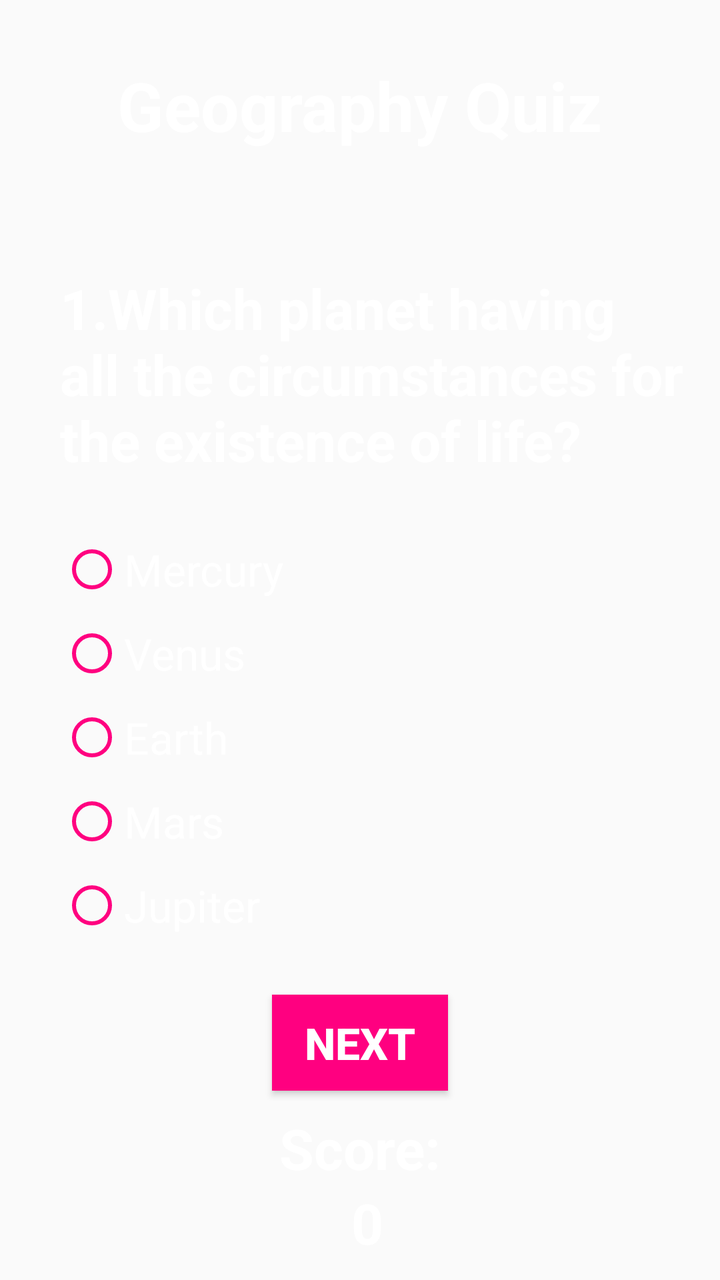
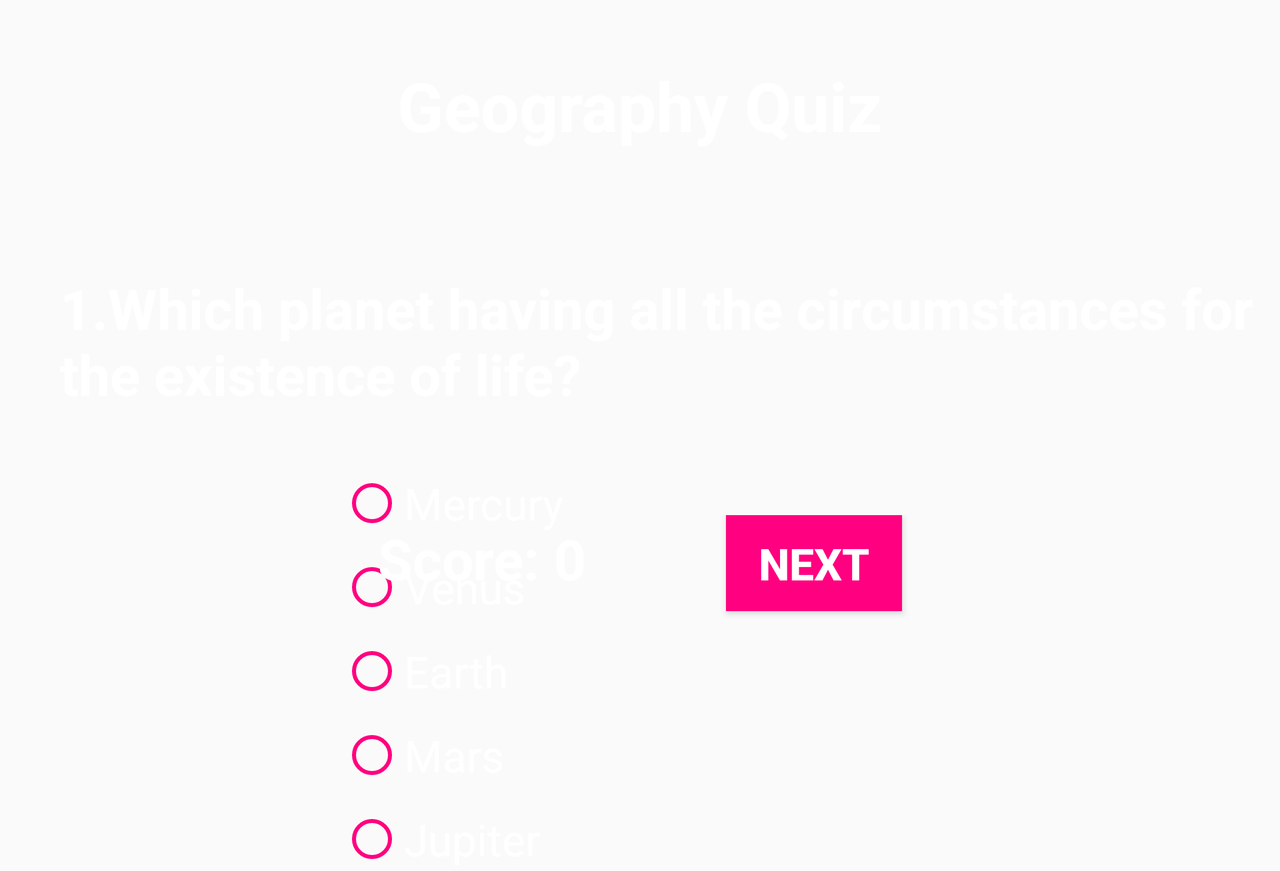

Two renders of one Android screen. The first uses the default layout on a phone; the second uses the alternative layout the repository ships for a different screen configuration, on a matching device. The two XML files are below.
<!-- AndroidManifest.xml: application theme AppTheme -->
<!-- res/layout/activity_geography.xml -->
<?xml version="1.0" encoding="utf-8"?>
<RelativeLayout xmlns:android="http://schemas.android.com/apk/res/android"
    xmlns:tools="http://schemas.android.com/tools"
    android:layout_width="match_parent"
    android:layout_height="match_parent"
    tools:context="com.example.ioana.quiz.Geography">

    <ImageView
        android:id="@+id/background"
        android:layout_width="match_parent"
        android:layout_height="match_parent"
        android:contentDescription="@string/backgroundImage"
        android:scaleType="center"
        android:src="@mipmap/background1" />

    <TextView
        android:id="@+id/category"
        style="@style/categoryView"
        android:layout_width="wrap_content"
        android:layout_height="wrap_content"
        android:text="@string/category1" />

    <TextView
        android:id="@+id/question"
        style="@style/questionView"
        android:layout_width="wrap_content"
        android:layout_height="wrap_content"
        android:text="@string/question1G" />

    <RadioGroup
        android:id="@+id/radioGroup"
        style="@style/radioGroup"
        android:layout_width="@dimen/dimension300"
        android:layout_height="wrap_content">

        <RadioButton
            android:id="@+id/radioButton"
            style="@style/radioButton"
            android:layout_width="wrap_content"
            android:layout_height="wrap_content"
            android:text="@string/answerG11" />

        <RadioButton
            android:id="@+id/radioButton2"
            style="@style/radioButton"
            android:layout_width="wrap_content"
            android:layout_height="wrap_content"
            android:text="@string/answerG12" />

        <RadioButton
            android:id="@+id/radioButton3"
            style="@style/radioButton"
            android:layout_width="wrap_content"
            android:layout_height="wrap_content"
            android:text="@string/answerG13" />


        <RadioButton
            android:id="@+id/radioButton4"
            style="@style/radioButton"
            android:layout_width="wrap_content"
            android:layout_height="wrap_content"
            android:text="@string/answerG14" />


        <RadioButton
            android:id="@+id/radioButton5"
            style="@style/radioButton"
            android:layout_width="wrap_content"
            android:layout_height="wrap_content"
            android:text="@string/answerG15" />
    </RadioGroup>


    <Button
        android:id="@+id/next"
        style="@style/buttonTheme"
        android:layout_width="wrap_content"
        android:layout_height="wrap_content" />

    <TextView
        android:id="@+id/score"
        style="@style/textViewScore"
        android:layout_width="match_parent"
        android:layout_height="wrap_content" />

    <TextView
        android:id="@+id/scorePoints"
        style="@style/textViewScorePoints"
        android:layout_width="match_parent"
        android:layout_height="wrap_content" />


</RelativeLayout>
<!-- resources referenced by this layout -->
<resources>
  <dimen name="dimension300">300dp</dimen>
  <string name="answerG11">Mercury</string>
  <string name="answerG12">Venus</string>
  <string name="answerG13">Earth</string>
  <string name="answerG14">Mars</string>
  <string name="answerG15">Jupiter</string>
  <string name="backgroundImage"> </string>
  <string name="category1">Geography Quiz</string>
  <string name="question1G">1.Which planet having all the circumstances for the existence of life?</string>
  <style name="categoryView" parent="android:Widget.TextView">
          <item name="android:layout_centerHorizontal">true</item>
          <item name="android:layout_marginTop">@dimen/dimension30</item>
          <item name="android:textColor">@color/textColor</item>
          <item name="android:textSize">@dimen/textSize_category</item>
          <item name="android:textStyle">bold</item>
      </style>
  <style name="radioButton" parent="Widget.AppCompat.CompoundButton.RadioButton">
          <item name="android:textSize">@dimen/textSize</item>
          <item name="android:textColor">@color/textColor</item>
          <item name="android:layout_marginTop">@dimen/dimension10</item>
          <item name="android:buttonTint">@color/colorButton</item>
  
      </style>
  <style name="radioGroup" parent="Widget.AppCompat.CompoundButton.RadioButton">
          <item name="android:layout_centerHorizontal">true</item>
          <item name="android:layout_marginTop">@dimen/dimension20</item>
          <item name="android:layout_below">@+id/question</item>
          <item name="android:buttonTint">@color/colorButton</item>
      </style>
  <style name="textViewScore" parent="android:Widget.TextView">
          <item name="android:textColor">@color/textColor</item>
          <item name="android:textSize">@dimen/textSizeQuestion</item>
          <item name="android:layout_above">@id/scorePoints</item>
          <item name="android:gravity">center_horizontal</item>
          <item name="android:text">@string/score</item>
          <item name="android:textStyle">bold</item>
      </style>
  <style name="textViewScorePoints" parent="android:Widget.TextView">
          <item name="android:textColor">@color/textColor</item>
          <item name="android:textSize">@dimen/textSizeQuestion</item>
          <item name="android:layout_alignParentBottom">true</item>
          <item name="android:gravity">center_horizontal</item>
          <item name="android:text">@string/scoreText</item>
          <item name="android:textStyle">bold</item>
          <item name="android:layout_marginBottom">@dimen/dimension10</item>
      </style>
  <style name="AppTheme" parent="Theme.AppCompat.Light.NoActionBar">
          
          <item name="colorPrimary">@color/colorPrimary</item>
          <item name="colorPrimaryDark">@color/colorPrimaryDark</item>
          <item name="colorAccent">@color/colorAccent</item>
      </style>
  <dimen name="dimension10">10dp</dimen>
  <color name="colorButton">#FF0080</color>
  <string name="next">NEXT</string>
  <dimen name="textSize">22sp</dimen>
  <color name="textColor">#ffffff</color>
  <dimen name="dimension30">30dp</dimen>
  <dimen name="textSize_category">34sp</dimen>
  <dimen name="dimension60">60dp</dimen>
  <dimen name="textSizeQuestion">28sp</dimen>
  <dimen name="dimension20">20dp</dimen>
  <string name="score">Score:</string>
  <string name="scoreText">" "0</string>
  <color name="colorPrimary">#3F51B5</color>
  <color name="colorPrimaryDark">#000000</color>
  <color name="colorAccent">#FF4081</color>
</resources>
<!-- res/layout-land/activity_geography.xml (the repository's variant of the layout above) -->
<!-- drawn on the phone turned sideways -->
<?xml version="1.0" encoding="utf-8"?>
<ScrollView xmlns:android="http://schemas.android.com/apk/res/android"
    xmlns:tools="http://schemas.android.com/tools"
    android:layout_width="match_parent"
    android:layout_height="match_parent"
    tools:context="com.example.ioana.quiz.Geography">

    <RelativeLayout
        android:layout_width="match_parent"
        android:layout_height="match_parent">

        <ImageView
            android:id="@+id/background"
            android:layout_width="match_parent"
            android:layout_height="match_parent"
            android:contentDescription="@string/backgroundImage"
            android:scaleType="centerCrop"
            android:src="@mipmap/backgroundland" />

        <TextView
            android:id="@+id/category"
            style="@style/categoryView"
            android:layout_width="wrap_content"
            android:layout_height="wrap_content"
            android:text="@string/category1" />

        <TextView
            android:id="@+id/question"
            style="@style/questionView"
            android:layout_width="wrap_content"
            android:layout_height="wrap_content"
            android:text="@string/question1G" />

        <RadioGroup
            android:id="@+id/radioGroup"
            style="@style/radioGroup"
            android:layout_width="@dimen/dimension300"
            android:layout_height="wrap_content">

            <RadioButton
                android:id="@+id/radioButton"
                style="@style/radioButton"
                android:layout_width="wrap_content"
                android:layout_height="wrap_content"
                android:text="@string/answerG11"/>

            <RadioButton
                android:id="@+id/radioButton2"
                style="@style/radioButton"
                android:layout_width="wrap_content"
                android:layout_height="wrap_content"
                android:text="@string/answerG12"/>

            <RadioButton
                android:id="@+id/radioButton3"
                style="@style/radioButton"
                android:layout_width="wrap_content"
                android:layout_height="wrap_content"
                android:text="@string/answerG13"/>


            <RadioButton
                android:id="@+id/radioButton4"
                style="@style/radioButton"
                android:layout_width="wrap_content"
                android:layout_height="wrap_content"
                android:text="@string/answerG14"/>


            <RadioButton
                android:id="@+id/radioButton5"
                style="@style/radioButton"
                android:layout_width="wrap_content"
                android:layout_height="wrap_content"
                android:text="@string/answerG15"/>


        </RadioGroup>

        <LinearLayout
            android:layout_width="match_parent"
            android:layout_height="wrap_content"
            android:layout_alignParentBottom="true"
            android:gravity="center_horizontal"
            android:orientation="horizontal">


            <TextView
                android:id="@+id/score"
                style="@style/textViewScoreLand"
                android:layout_width="wrap_content"
                android:layout_height="wrap_content" />


            <TextView
                android:id="@+id/scorePoints"
                style="@style/textViewScorePointsLand"
                android:layout_width="wrap_content"
                android:layout_height="wrap_content" />

            <Button
                android:id="@+id/next"
                style="@style/buttonThemeLand"
                android:layout_width="wrap_content"
                android:layout_height="wrap_content"/>


        </LinearLayout>
    </RelativeLayout>
</ScrollView>
<!-- resources referenced by the variant -->
<!-- as the phone turned sideways resolves them -->
<resources>
  <dimen name="dimension300">300dp</dimen>
  <string name="answerG11">Mercury</string>
  <string name="answerG12">Venus</string>
  <string name="answerG13">Earth</string>
  <string name="answerG14">Mars</string>
  <string name="answerG15">Jupiter</string>
  <string name="backgroundImage"> </string>
  <string name="category1">Geography Quiz</string>
  <string name="question1G">1.Which planet having all the circumstances for the existence of life?</string>
  <style name="buttonThemeLand" parent="Widget.AppCompat.Button">
          <item name="android:layout_marginLeft">@dimen/dimension70</item>
          <item name="android:layout_marginBottom">@dimen/dimension130</item>
          <item name="android:text">@string/next</item>
          <item name="android:background">@color/colorButton</item>
          <item name="android:textSize">@dimen/textSize</item>
          <item name="android:textColor">@color/textColor</item>
          <item name="android:textStyle">bold</item>
  
      </style>
  <style name="categoryView" parent="android:Widget.TextView">
          <item name="android:layout_centerHorizontal">true</item>
          <item name="android:layout_marginTop">@dimen/dimension30</item>
          <item name="android:textColor">@color/textColor</item>
          <item name="android:textSize">@dimen/textSize_category</item>
          <item name="android:textStyle">bold</item>
      </style>
  <style name="radioButton" parent="Widget.AppCompat.CompoundButton.RadioButton">
          <item name="android:textSize">@dimen/textSize</item>
          <item name="android:textColor">@color/textColor</item>
          <item name="android:layout_marginTop">@dimen/dimension10</item>
          <item name="android:buttonTint">@color/colorButton</item>
  
      </style>
  <style name="radioGroup" parent="Widget.AppCompat.CompoundButton.RadioButton">
          <item name="android:layout_centerHorizontal">true</item>
          <item name="android:layout_marginTop">@dimen/dimension20</item>
          <item name="android:layout_below">@+id/question</item>
          <item name="android:buttonTint">@color/colorButton</item>
      </style>
  <style name="textViewScoreLand" parent="android:Widget.TextView">
          <item name="android:textColor">@color/textColor</item>
          <item name="android:textSize">@dimen/textSizeQuestion</item>
          <item name="android:layout_above">@id/scorePoints</item>
          <item name="android:gravity">center_horizontal</item>
          <item name="android:text">@string/score</item>
          <item name="android:textStyle">bold</item>
          <item name="android:layout_marginBottom">@dimen/dimension130</item>
      </style>
  <style name="AppTheme" parent="Theme.AppCompat.Light.NoActionBar">
          
          <item name="colorPrimary">@color/colorPrimary</item>
          <item name="colorPrimaryDark">@color/colorPrimaryDark</item>
          <item name="colorAccent">@color/colorAccent</item>
      </style>
  <dimen name="dimension70">70dp</dimen>
  <dimen name="dimension130">130dp</dimen>
  <string name="next">NEXT</string>
  <color name="colorButton">#FF0080</color>
  <dimen name="textSize">22sp</dimen>
  <color name="textColor">#ffffff</color>
  <dimen name="dimension30">30dp</dimen>
  <dimen name="textSize_category">34sp</dimen>
  <dimen name="dimension10">10dp</dimen>
  <dimen name="dimension60">60dp</dimen>
  <dimen name="textSizeQuestion">28sp</dimen>
  <dimen name="dimension20">20dp</dimen>
  <string name="score">Score:</string>
  <string name="scoreText">" "0</string>
  <color name="colorPrimary">#3F51B5</color>
  <color name="colorPrimaryDark">#000000</color>
  <color name="colorAccent">#FF4081</color>
</resources>
